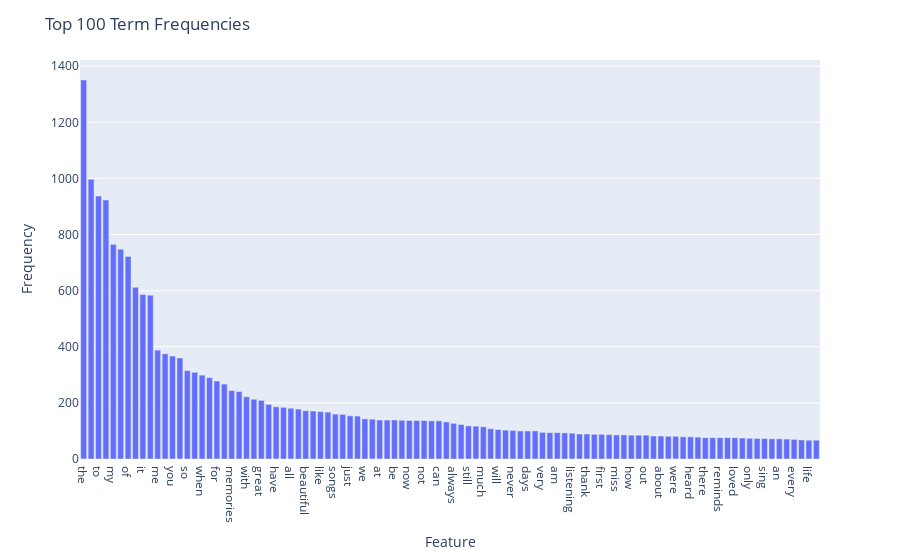

The cell this chart's notebook holds for it:
### Markdown cell above
---

### Code cell
df = pd.DataFrame(
    {
        "Feature": count_vect.get_feature_names_out(),
        "Frequency": term_frequencies,
    }
)

df = df.sort_values(by="Frequency", ascending=False).head(100)

fig = px.bar(df, x="Feature", y="Frequency")
fig.update_layout(
    title=f"Top 100 Term Frequencies",
)

fig.show()

### Figure 1 — Plotly figure (JSON) as saved in the notebook; plotly's stock layout.template omitted (floating-point values rounded to 4 significant figures)
{"data": [{"alignmentgroup": "True", "hovertemplate": "Feature=%{x}<br>Frequency=%{y}<extra></extra>", "legendgroup": "", "marker": {"color": "#636efa", "pattern": {"shape": ""}}, "name": "", "offsetgroup": "", "orientation": "v", "showlegend": false, "textposition": "auto", "type": "bar", "x": ["the", "this", "to", "and", "my", "song", "of", "in", "it", "was", "me", "is", "you", "that", "so", "love", "when", "back", "for", "music", "memories", "on", "with", "time", "great", "but", "have", "years", "all", "he", "beautiful", "as", "like", "one", "songs", "old", "just", "her", "we", "she", "at", "from", "be", "good", "now", "voice", "not", "what", "can", "remember", "always", "his", "still", "they", "much", "brings", "will", "are", "never", "had", "days", "many", "very", "up", "am", "best", "listening", "him", "thank", "these", "first", "really", "miss", "who", "how", "listen", "out", "hear", "about", "childhood", "were", "no", "heard", "ever", "there", "those", "reminds", "would", "loved", "by", "only", "know", "sing", "more", "an", "has", "every", "if", "life", "dad"], "xaxis": "x", "y": [1351, 997, 937, 923, 765, 748, 722, 612, 586, 584, 388, 375, 367, 360, 315, 309, 299, 290, 278, 267, 244, 240, 222, 213, 209, 195, 186, 184, 181, 178, 172, 171, 169, 167, 160, 159, 154, 153, 143, 142, 139, 139, 139, 138, 137, 137, 137, 136, 136, 132, 127, 123, 118, 117, 115, 108, 105, 103, 102, 100, 100, 100, 95, 94, 94, 93, 92, 89, 89, 88, 88, 87, 86, 86, 85, 85, 85, 82, 82, 81, 81, 79, 79, 78, 76, 76, 76, 76, 76, 75, 74, 73, 73, 72, 72, 71, 70, 68, 67, 67], "yaxis": "y"}], "layout": {"barmode": "relative", "legend": {"tracegroupgap": 0}, "margin": {"t": 60}, "title": {"text": "Top 100 Term Frequencies"}, "xaxis": {"anchor": "y", "domain": [0, 1], "title": {"text": "Feature"}}, "yaxis": {"anchor": "x", "domain": [0, 1], "title": {"text": "Frequency"}}}}
